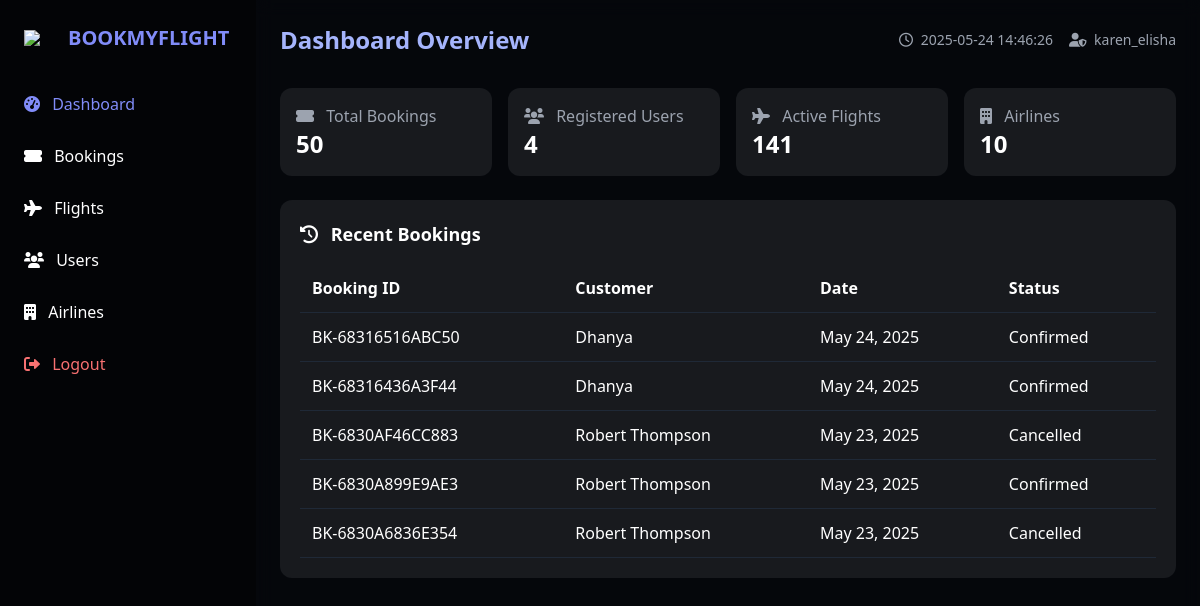
The app's page /admin-dashboard.php (signed in), older data.
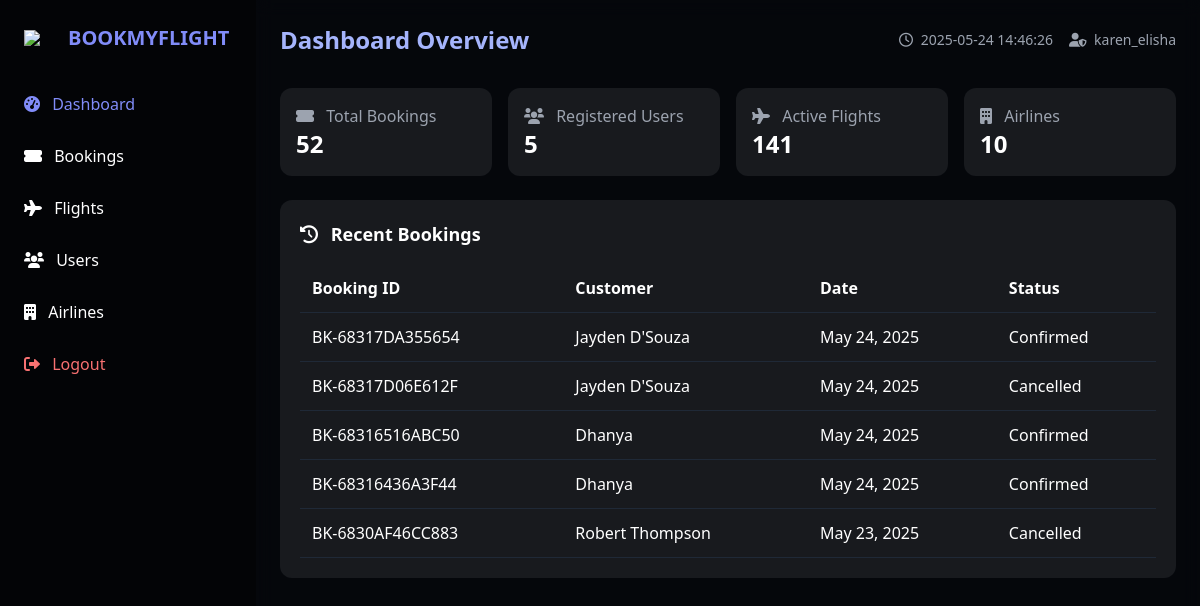
The same page, newer data.
### tables this page shows
CREATE TABLE `bookings` (
  `booking_id` int(11) NOT NULL,
  `booking_reference` varchar(20) NOT NULL,
  `user_id` int(11) NOT NULL,
  `flight_id` int(11) NOT NULL,
  `booking_date` datetime NOT NULL,
  `travel_date` date NOT NULL,
  `num_passengers` int(11) NOT NULL,
  `total_amount` decimal(10,2) NOT NULL,
  `contact_email` varchar(100) NOT NULL,
  `contact_phone` varchar(20) NOT NULL,
  `booking_status` enum('Pending','Confirmed','Cancelled') NOT NULL DEFAULT 'Pending',
  `payment_status` enum('Pending','Completed','Failed','Refunded') NOT NULL DEFAULT 'Pending',
  `payment_method` varchar(50) DEFAULT NULL,
  `created_at` datetime NOT NULL,
  `updated_at` datetime NOT NULL,
  `payment_details` varchar(255) DEFAULT NULL
);

CREATE TABLE `users` (
  `user_id` int(11) NOT NULL,
  `full_name` varchar(100) NOT NULL,
  `email` varchar(100) NOT NULL,
  `phone` varchar(15) NOT NULL,
  `password` varchar(255) NOT NULL,
  `member_since` timestamp NOT NULL DEFAULT current_timestamp(),
  `loyalty_points` int(11) DEFAULT 0,
  `loyalty_tier` enum('Bronze','Silver','Gold','Platinum') DEFAULT 'Bronze',
  `created_at` timestamp NULL DEFAULT current_timestamp()
);

### admin-dashboard.php (the view, shortened to what this page needs)
<?php
$db_host = "localhost";
$db_user = "root";
$db_pass = "";
$db_name = "airlines";
$mysqli = new mysqli($db_host, $db_user, $db_pass, $db_name);
$active_section = isset($_GET['section']) ? $_GET['section'] : 'dashboard';
$bookings_count = $mysqli->query("SELECT COUNT(*) as count FROM bookings")->fetch_assoc()['count'];
$users_count = $mysqli->query("SELECT COUNT(*) as count FROM users")->fetch_assoc()['count'];
$flights_count = $mysqli->query("SELECT COUNT(*) as count FROM flights")->fetch_assoc()['count'];
$airlines_count = $mysqli->query("SELECT COUNT(*) as count FROM airlines")->fetch_assoc()['count'];
$recent_bookings = $mysqli->query("SELECT b.booking_reference, u.full_name, b.booking_date, b.booking_status
                                FROM bookings b
                                JOIN users u ON b.user_id = u.user_id
                                ORDER BY b.booking_date DESC
                                LIMIT 5")->fetch_all(MYSQLI_ASSOC);
?>
<!DOCTYPE html>
<html lang="en">
<head>
  <script src="https://cdn.tailwindcss.com"></script>
  <link rel="stylesheet" href="https://cdnjs.cloudflare.com/ajax/libs/font-awesome/6.0.0/css/all.min.css">
</head>
<body class="bg-gray-900 text-white min-h-screen flex">
  <aside class="sidebar w-64 p-6 hidden md:block">
    <div class="flex items-center mb-8">
      <img src="https://img.icons8.com/ios-filled/50/ffffff/airplane-mode-on.png" class="w-8 mr-3">
      <h1 class="text-xl font-bold text-indigo-400">BOOKMYFLIGHT</h1>
    </div>
    <nav class="space-y-3">
      <a href="?section=dashboard" class="block nav-item py-2 <?= $active_section === 'dashboard' ? 'text-indigo-400' : '' ?>">
        <i class="fas fa-tachometer-alt mr-2"></i> Dashboard
      </a>
      <a href="?section=bookings" class="block nav-item py-2 <?= $active_section === 'bookings' ? 'text-indigo-400' : '' ?>">
        <i class="fas fa-ticket-alt mr-2"></i> Bookings
      </a>
      <a href="?section=flights" class="block nav-item py-2 <?= $active_section === 'flights' ? 'text-indigo-400' : '' ?>">
        <i class="fas fa-plane mr-2"></i> Flights
      </a>
      <a href="?section=users" class="block nav-item py-2 <?= $active_section === 'users' ? 'text-indigo-400' : '' ?>">
        <i class="fas fa-users mr-2"></i> Users
      </a>
      <a href="?section=airlines" class="block nav-item py-2 <?= $active_section === 'airlines' ? 'text-indigo-400' : '' ?>">
        <i class="fas fa-building mr-2"></i> Airlines
      </a>
      <a href="?logout" class="block nav-item py-2 text-red-400 mt-8">
        <i class="fas fa-sign-out-alt mr-2"></i> Logout
      </a>
    </nav>
  </aside>
  <main class="main-content flex-1 p-6 overflow-y-auto">
    <header class="flex justify-between items-center mb-8">
      <h2 class="text-2xl font-bold text-indigo-300">
        <?= ucfirst($active_section) ?> <?= $active_section === 'dashboard' ? 'Overview' : '' ?>
      </h2>
      <div class="flex items-center space-x-4">
        <span class="text-sm text-gray-400">
          <i class="far fa-clock mr-1"></i> <?= date('Y-m-d H:i:s') ?>
        </span>
        <span class="text-sm text-gray-400">
          <i class="fas fa-user-shield mr-1"></i> <?= $_SESSION['admin_username'] ?>
        </span>
      </div>
    </header>
    <section id="dashboardSection" class="section <?= $active_section === 'dashboard' ? 'active' : '' ?>">
      <div class="grid grid-cols-1 md:grid-cols-2 lg:grid-cols-4 gap-4 mb-6">
        <div class="card p-4 rounded-xl">
          <div class="text-gray-400"><i class="fas fa-ticket-alt mr-2"></i> Total Bookings</div>
          <div class="text-2xl font-bold"><?= $bookings_count ?></div>
        </div>
        <div class="card p-4 rounded-xl">
          <div class="text-gray-400"><i class="fas fa-users mr-2"></i> Registered Users</div>
          <div class="text-2xl font-bold"><?= $users_count ?></div>
        </div>
        <div class="card p-4 rounded-xl">
          <div class="text-gray-400"><i class="fas fa-plane mr-2"></i> Active Flights</div>
          <div class="text-2xl font-bold"><?= $flights_count ?></div>
        </div>
        <div class="card p-4 rounded-xl">
          <div class="text-gray-400"><i class="fas fa-building mr-2"></i> Airlines</div>
          <div class="text-2xl font-bold"><?= $airlines_count ?></div>
        </div>
      </div>
        <div class="card p-5 rounded-xl lg:col-span-2">
          <h3 class="text-lg font-semibold mb-4"><i class="fas fa-history mr-2"></i> Recent Bookings</h3>
          <div class="overflow-x-auto">
            <table class="w-full">
              <thead>
                <tr class="border-b border-gray-800 text-left">
                  <th class="p-3">Booking ID</th>
                  <th class="p-3">Customer</th>
                  <th class="p-3">Date</th>
                  <th class="p-3">Status</th>
                </tr>
              </thead>
              <tbody>
                <?php foreach ($recent_bookings as $booking): ?>
                <tr class="table-row border-b border-gray-800">
                  <td class="p-3"><?= $booking['booking_reference'] ?></td>
                  <td class="p-3"><?= $booking['full_name'] ?></td>
                  <td class="p-3"><?= date('M d, Y', strtotime($booking['booking_date'])) ?></td>
                  <td class="p-3">
                    <span class="badge <?=
                      $booking['booking_status'] === 'Confirmed' ? 'badge-success' :
                      ($booking['booking_status'] === 'Pending' ? 'badge-warning' : 'badge-danger')
                    ?>">
                      <?= $booking['booking_status'] ?>
                    </span>
                  </td>
                </tr>
                <?php endforeach; ?>
              </tbody>
            </table>
          </div>
        </div>
    </section>
  </main>
</body>
</html>

### admin-dashboard.php (style rules this page uses)
.sidebar { background: rgba(0, 0, 0, 0.85); }
.main-content { background: rgba(0, 0, 0, 0.7); backdrop-filter: blur(8px); }
.card { background: rgba(255, 255, 255, 0.08); transition: all 0.3s ease; }
.nav-item { transition: color 0.2s ease; }
.section { display: none; opacity: 0; transition: opacity 0.3s ease; }
.section.active { display: block; opacity: 1; }
.badge { @apply px-2 py-1 rounded text-xs; }
.badge-success { @apply bg-green-900 text-green-300; }
.badge-danger { @apply bg-red-900 text-red-300; }

Row changes from the older to the newer data that the page shows:
no longer on this page (row unchanged): bookings: booking_reference "BK-6830A899E9AE3", user.full_name "Robert Thompson", booking_date "May 23, 2025", booking_status "Confirmed"
no longer on this page (row unchanged): bookings: booking_reference "BK-6830A6836E354", user.full_name "Robert Thompson", booking_date "May 23, 2025", booking_status "Cancelled"
added bookings: booking_reference "BK-68317DA355654", user.full_name "Jayden D'Souza", booking_date "May 24, 2025", booking_status "Confirmed"
added bookings: booking_reference "BK-68317D06E612F", user.full_name "Jayden D'Souza", booking_date "May 24, 2025", booking_status "Cancelled"
Text that changed along with them:
$bookings_count: "50" → "52"
$users_count: "4" → "5"
